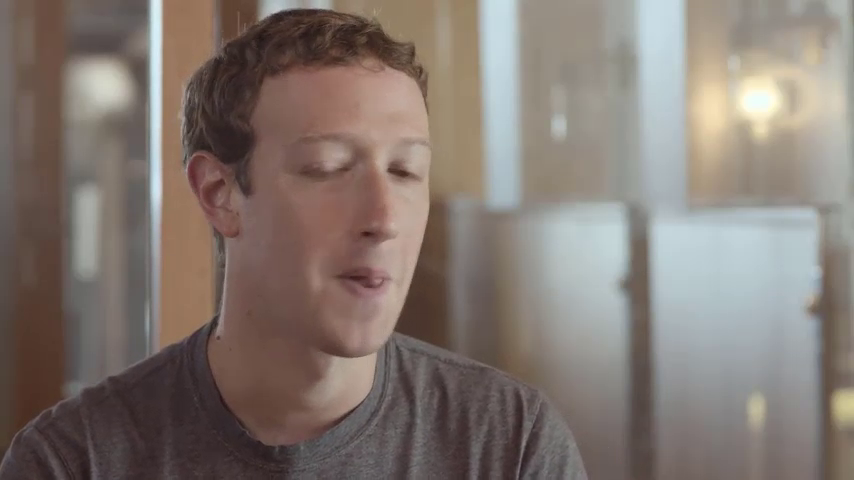
#> input picture frame 45 of img/Mark.mp4, 854 x 480 px, given in place of Walking.mp4, which was not available
$ python Contours.py
#> lines starting #> are read from the running program, lines starting #| are printed output that depends on the picture; after the words box and inside, x2 and y2 are one past the last pixel; in counts of white or black regions, pixels touching at a corner belong together; pictures that were not available may be replaced by others from this repository, and a replacement may not be noted
import cv2

'''
หาเส้นเค้าโครงภาพ (Contours)
'''
# [11 lines of commented-out code are left out]

'''
ตรวจจับการเคลื่อนไหว (Motion Detection)
'''
# [25 lines of commented-out code are left out]


'''
ติดตามการเคลื่อนไหว (Motion Tracker)
'''

capture = cv2.VideoCapture("img/Walking.mp4")
check , frame1 = capture.read() #รับภาพจากกล้อง frame ต่อ frame
#> frame1 is the input picture: shape (480, 854, 3); mean B, G, R 113.1, 119.8, 131.1
check , frame2 = capture.read() #รับภาพจากกล้อง frame ต่อ frame
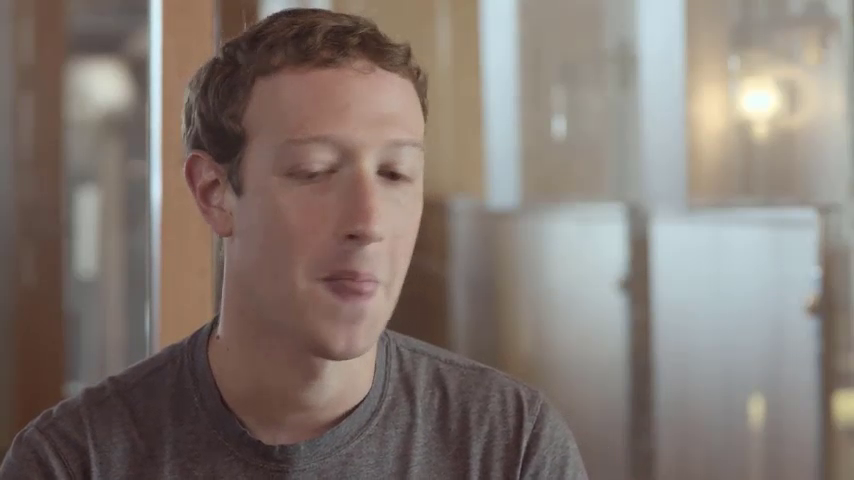
#> input picture frame 46 of img/Mark.mp4, 854 x 480 px, given in place of Walking.mp4, which was not available
#> frame2 is the input picture: shape (480, 854, 3); mean B, G, R 113.3, 120, 131.3

while (capture.isOpened()):

    if check == True:
        motiondiff=cv2.absdiff(frame1,frame2)
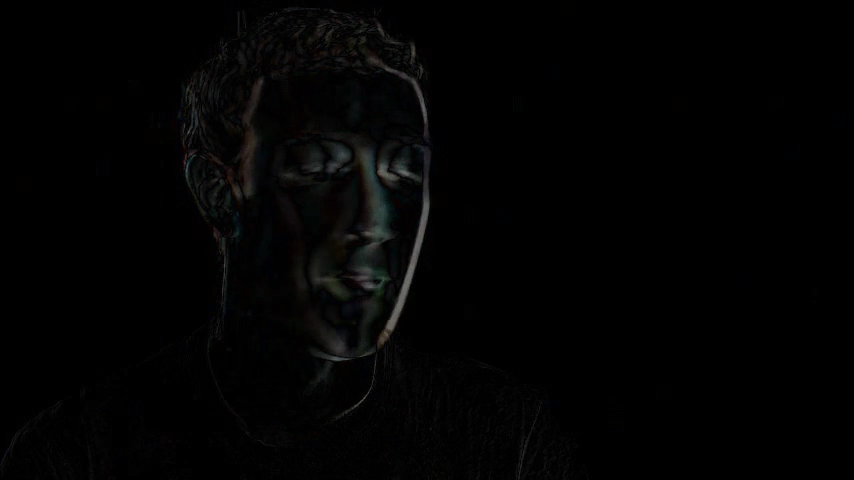
#> motiondiff: shape (480, 854, 3); mean B, G, R 2.6, 2.7, 2.7
        img_gray = cv2.cvtColor(motiondiff,cv2.COLOR_BGR2GRAY)
        blur = cv2.GaussianBlur(img_gray,(5,5),0)
        thresh,result = cv2.threshold(blur,15,255,cv2.THRESH_BINARY)
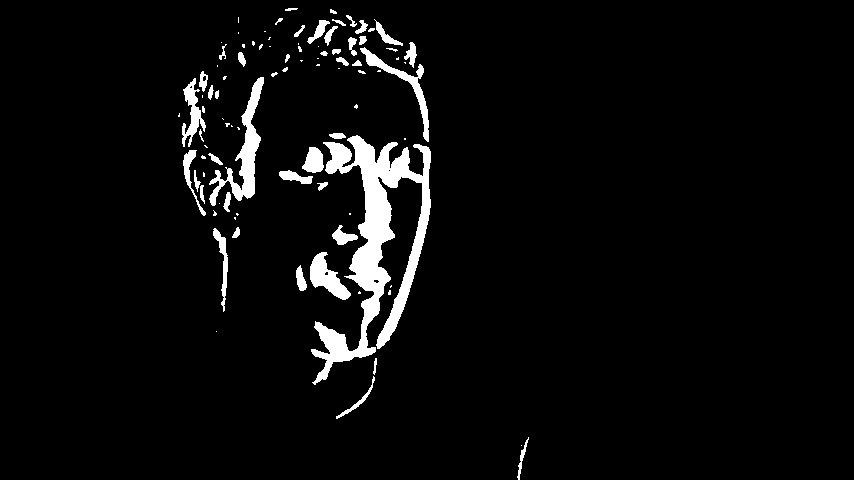
#> result: shape (480, 854); 4.5% white; 93 white regions (45 under 20 px), largest, box (x1, y1, x2, y2) and area: (311, 135, 431, 385) 9302, (209, 77, 264, 206) 1886, (360, 47, 429, 142) 929
        dilation = cv2.dilate(result,None,iterations=3)
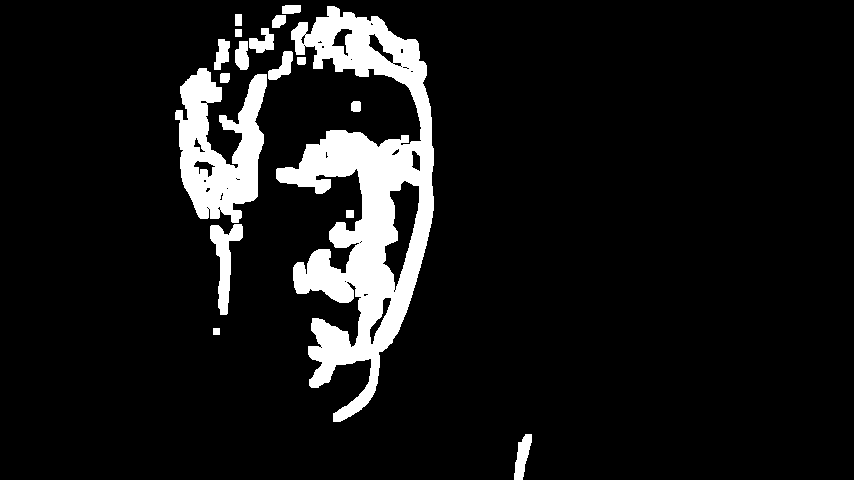
#> dilation: shape (480, 854); 9.4% white; 17 white regions
        contours,hierarchy = cv2.findContours(dilation,cv2.RETR_TREE,cv2.CHAIN_APPROX_NONE)
#> contours = 55 contours, 28 with area under 20; largest, box (x1, y1, x2, y2) and area: (276, 6, 434, 422) 28092, (175, 68, 267, 223) 8057, (382, 180, 420, 291) 1966, (210, 224, 243, 315) 1156, (514, 434, 532, 480) 426

        for contour in contours:
         (x,y,w,h) =  cv2.boundingRect(contour)
#> this loop made 55 passes
#> (x, y, w, h) on passes 1, 2, 3, 4, 5, 6, 7, 9, 11, 13, 14, 15: (514, 434, 18, 46), (213, 328, 7, 7), (210, 224, 33, 91), (346, 210, 8, 8), (351, 101, 10, 11), (220, 73, 10, 10), (175, 68, 92, 155), (217, 206, 4, 5), (219, 192, 5, 9), (205, 187, 6, 6), (203, 179, 4, 4), (236, 178, 5, 3)
#> (contour, x, y, w, h) on passes 8, 10, 12, 16, 29, 33: ([[207, 208], [208, 207], [209, 208], [208, 209]], 207, 207, 3, 3), ([[206, 207], [207, 206], [208, 207], [207, 208]], 206, 206, 3, 3), ([[226, 188], [227, 187], [228, 188], [227, 189]], 226, 187, 3, 3), ([[235, 178], [236, 177], [237, 178], [236, 179]], 235, 177, 3, 3), ([[320, 347], [321, 346], [322, 347], [321, 348]], 320, 346, 3, 3), ([[344, 281], [345, 280], [346, 281], [345, 282]], 344, 280, 3, 3)
        if cv2.contourArea(contour)<2500:
            continue
        cv2.rectangle(frame1,(x,y),(x+w,y+h),(0,255,0),2)

        cv2.imshow("output",frame1)
        frame1 = frame2
        check , frame2 = capture.read()
        if cv2.waitKey(1) & 0xFF == ord("e"):
           break
    else :
     break

capture.release()

cv2.destroyAllWindows(0)

$ run again, starting later in the video
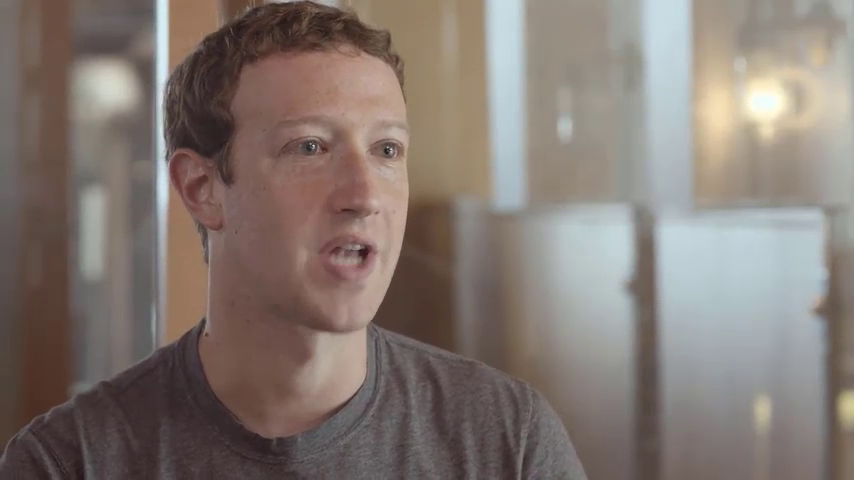
#> input picture frame 203 of img/Mark.mp4, 854 x 480 px, given in place of Walking.mp4, which was not available
#> frame1 is the input picture: shape (480, 854, 3); mean B, G, R 113.9, 120.1, 131.6
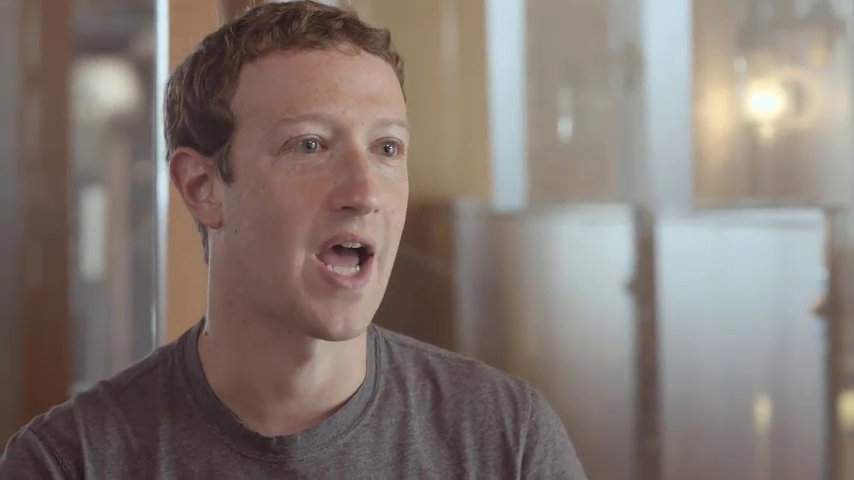
#> input picture frame 204 of img/Mark.mp4, 854 x 480 px, given in place of Walking.mp4, which was not available
#> frame2 is the input picture: shape (480, 854, 3); mean B, G, R 113.8, 120, 131.4
#> result: shape (480, 854); 1.3% white; 89 white regions (58 under 20 px), largest, box (x1, y1, x2, y2) and area: (312, 243, 378, 285) 1319, (298, 304, 364, 343) 1160, (380, 203, 409, 305) 464
#> `dilation = cv2.dilate(result,None,iterations=3)`:
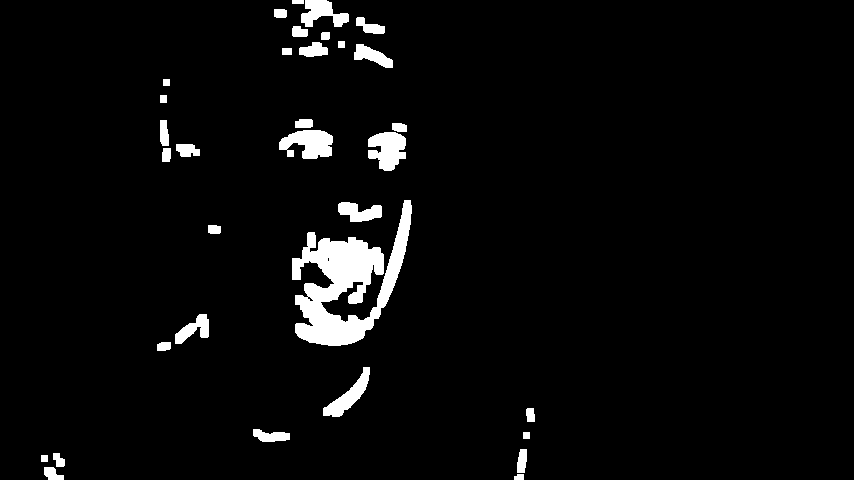
#> dilation: shape (480, 854); 4% white; 33 white regions
#> contours = 35 contours, 2 with area under 20; largest, box (x1, y1, x2, y2) and area: (292, 200, 412, 346) 7090, (279, 130, 333, 159) 1016, (368, 132, 406, 171) 992, (323, 367, 370, 417) 736, (301, 0, 349, 27) 665
#> the loop `for contour in contours:` made 35 passes
#> (x, y, w, h) on passes 1 to 8: (514, 474, 10, 6), (44, 467, 20, 13), (41, 455, 7, 7), (53, 453, 12, 14), (517, 449, 10, 24), (523, 432, 7, 7), (253, 429, 37, 13), (526, 408, 9, 14)

$ run again, starting later in the video
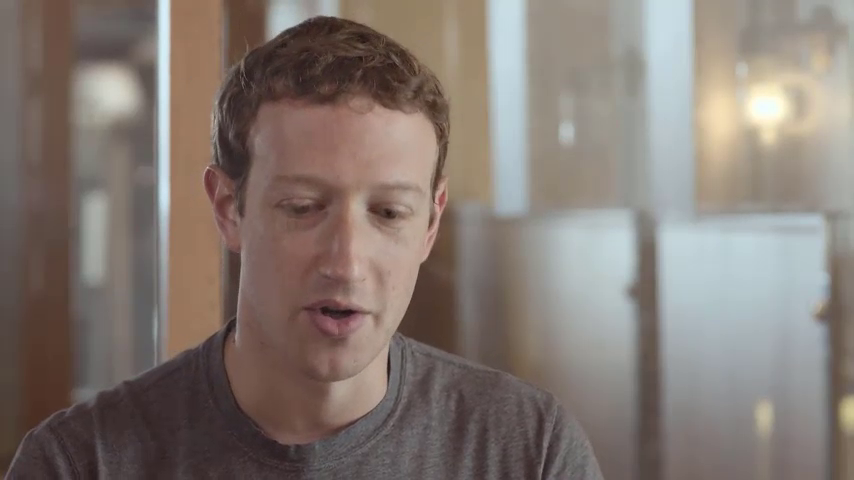
#> input picture frame 362 of img/Mark.mp4, 854 x 480 px, given in place of Walking.mp4, which was not available
#> frame1 is the input picture: shape (480, 854, 3); mean B, G, R 114.3, 120.9, 132
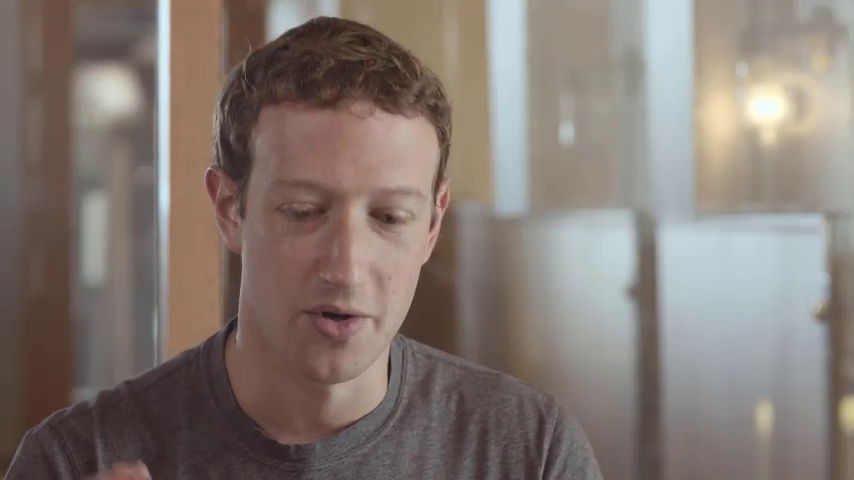
#> input picture frame 363 of img/Mark.mp4, 854 x 480 px, given in place of Walking.mp4, which was not available
#> frame2 is the input picture: shape (480, 854, 3); mean B, G, R 114.2, 120.8, 132
#> result: shape (480, 854); 2.7% white; 111 white regions (59 under 20 px), largest, box (x1, y1, x2, y2) and area: (391, 108, 453, 339) 1871, (302, 94, 425, 121) 1174, (211, 45, 255, 166) 1018
#> `dilation = cv2.dilate(result,None,iterations=3)`:
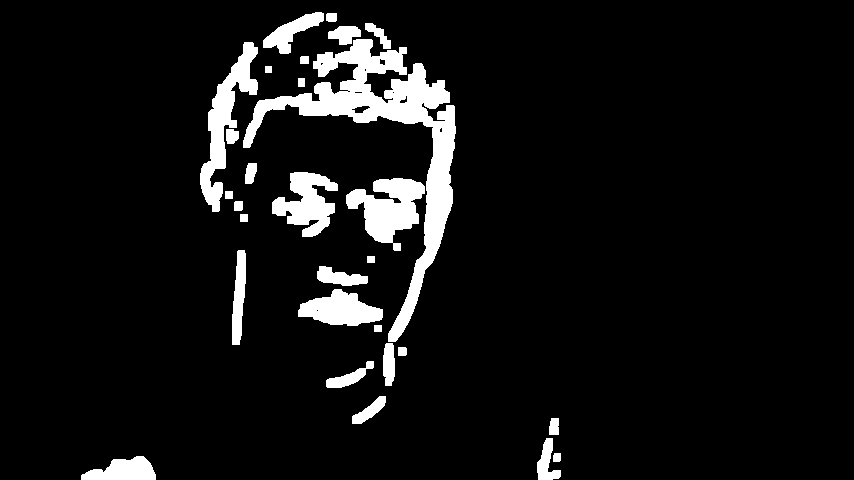
#> dilation: shape (480, 854); 7.4% white; 29 white regions
#> contours = 39 contours, 7 with area under 20; largest, box (x1, y1, x2, y2) and area: (243, 39, 456, 342) 11488, (200, 42, 258, 212) 2940, (346, 178, 425, 251) 2925, (272, 172, 338, 237) 2191, (298, 289, 383, 326) 1866
#> the loop `for contour in contours:` made 39 passes
#> (x, y, w, h) on passes 1 to 8: (81, 456, 75, 24), (553, 453, 8, 9), (537, 438, 24, 42), (549, 418, 10, 17), (352, 396, 34, 28), (326, 361, 48, 27), (398, 347, 9, 9), (383, 343, 12, 43)
